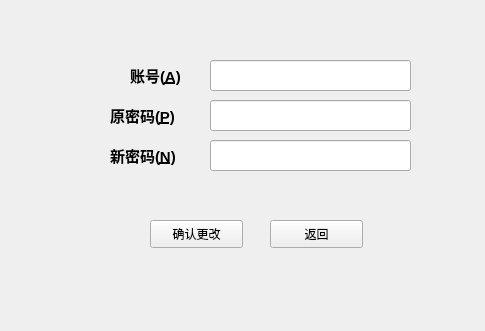
<?xml version="1.0" encoding="UTF-8"?>
<ui version="4.0">
 <class>psw_modf</class>
 <widget class="QWidget" name="psw_modf">
  <property name="geometry">
   <rect>
    <x>0</x>
    <y>0</y>
    <width>485</width>
    <height>331</height>
   </rect>
  </property>
  <property name="windowTitle">
   <string>Form</string>
  </property>
  <widget class="QLabel" name="label_account">
   <property name="geometry">
    <rect>
     <x>130</x>
     <y>60</y>
     <width>92</width>
     <height>30</height>
    </rect>
   </property>
   <property name="font">
    <font>
     <pointsize>11</pointsize>
     <weight>75</weight>
     <bold>true</bold>
    </font>
   </property>
   <property name="text">
    <string>账号(&amp;A)</string>
   </property>
   <property name="buddy">
    <cstring>lineEdit_account</cstring>
   </property>
  </widget>
  <widget class="QLabel" name="label_pre_psw">
   <property name="geometry">
    <rect>
     <x>110</x>
     <y>100</y>
     <width>92</width>
     <height>30</height>
    </rect>
   </property>
   <property name="font">
    <font>
     <pointsize>11</pointsize>
     <weight>75</weight>
     <bold>true</bold>
    </font>
   </property>
   <property name="text">
    <string>原密码(&amp;P)</string>
   </property>
   <property name="buddy">
    <cstring>lineEdit_pre_psw</cstring>
   </property>
  </widget>
  <widget class="QLabel" name="label_new_psw">
   <property name="geometry">
    <rect>
     <x>110</x>
     <y>140</y>
     <width>92</width>
     <height>30</height>
    </rect>
   </property>
   <property name="font">
    <font>
     <pointsize>11</pointsize>
     <weight>75</weight>
     <bold>true</bold>
    </font>
   </property>
   <property name="text">
    <string>新密码(&amp;N)</string>
   </property>
   <property name="buddy">
    <cstring>lineEdit_new_psw</cstring>
   </property>
  </widget>
  <widget class="QLineEdit" name="lineEdit_account">
   <property name="geometry">
    <rect>
     <x>210</x>
     <y>60</y>
     <width>201</width>
     <height>31</height>
    </rect>
   </property>
  </widget>
  <widget class="QLineEdit" name="lineEdit_pre_psw">
   <property name="geometry">
    <rect>
     <x>210</x>
     <y>100</y>
     <width>201</width>
     <height>31</height>
    </rect>
   </property>
   <property name="echoMode">
    <enum>QLineEdit::Password</enum>
   </property>
  </widget>
  <widget class="QLineEdit" name="lineEdit_new_psw">
   <property name="geometry">
    <rect>
     <x>210</x>
     <y>140</y>
     <width>201</width>
     <height>31</height>
    </rect>
   </property>
   <property name="echoMode">
    <enum>QLineEdit::Password</enum>
   </property>
  </widget>
  <widget class="QPushButton" name="pushButton_yes">
   <property name="geometry">
    <rect>
     <x>150</x>
     <y>220</y>
     <width>93</width>
     <height>28</height>
    </rect>
   </property>
   <property name="text">
    <string>确认更改</string>
   </property>
  </widget>
  <widget class="QPushButton" name="pushButton_back">
   <property name="geometry">
    <rect>
     <x>270</x>
     <y>220</y>
     <width>93</width>
     <height>28</height>
    </rect>
   </property>
   <property name="text">
    <string>返回</string>
   </property>
  </widget>
 </widget>
 <resources/>
 <connections/>
</ui>
